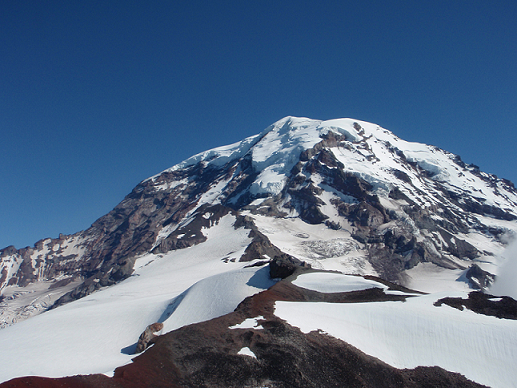
#> input picture Image Transforms/Rainier1.png, 517 x 388 px, found by its file name
$ python stitch_images.py
#> lines starting #> are read from the running program, lines starting #| are printed output that depends on the picture
import math
import numpy as np
import matplotlib.pyplot as plt
import scipy.ndimage as ndi
from scipy.spatial.distance import cdist
from PIL import Image
from matplotlib.patches import ConnectionPatch
import matplotlib.pyplot as plt
from skimage.feature import SIFT
from skimage.color import rgb2gray, rgba2rgb
from skimage.transform import resize, ProjectiveTransform, SimilarityTransform, warp, rotate
from skimage import measure, transform, data


def match_descriptors(descriptor1, descriptor2,cross_check=True):

    distances = cdist(descriptor1, descriptor2, 'euclidean')

    idx1 = np.arange(descriptor1.shape[0])

    idx2 = np.argmin(distances, axis=1)


    #https://github.com/scikit-image/scikit-image/blob/v0.19.2/skimage/feature/match.py#L5-L97

    '''
    Alterate:
                calculate distance = cdist(descriptor2, descriptor1, 'euclidean')
                 idx1 = np.arange(descriptor1.shape[0])
                 idx2 = np.argmin(distances, axis=1)

                 use a for loop to check where they match


    '''
    if cross_check:
        match1 = np.argmin(distances, axis=0)
        #print('match')
        #print(match1)


        bool_mask = idx1 == match1[idx2]
        #print('match')
        #print(mask)

        idx1 = idx1[bool_mask]
        #print('idx1')
        #print(idx1)

        idx2 = idx2[bool_mask]
        #print('idx2')
        #print(idx2)


    matches = np.column_stack((idx1,idx2))

    #print('matches')


    return matches


def compare_images(first_image, second_image):

    final_shape1 = list(first_image.shape)

    final_shape2 = list(second_image.shape)


    shape1 = first_image.shape[0]

    shape2 = second_image.shape[0]


    shape11 = first_image.shape[1]

    shape22 = second_image.shape[1]


    if shape1 < shape2 :
        final_shape1[0] = shape2

    elif shape1 > shape2 :
        final_shape2[0] = shape1


    if shape11 < shape22:
        final_shape1[1] = shape22

    elif shape11 > shape22:
        final_shape2[1] = shape11


    if final_shape1 != first_image.shape:
        final_image1 = np.zeros(final_shape1, dtype=first_image.dtype)

        final_image1[:first_image.shape[0], :first_image.shape[1]] = first_image

        first_image = final_image1

    if final_shape2 != second_image.shape:
        final_image2 = np.zeros(final_shape2, dtype=second_image.dtype)
        final_image2[:second_image.shape[0], :second_image.shape[1]] = second_image
        second_image = final_image2

    return first_image, second_image


#Implementatin for plot_matches based on :
#https://github.com/scikit-image/scikit-image/blob/main/skimage/feature/util.py#L43-L138


def plot_matches1(image1, image2, keypoints1, keypoints2, matches):

    image1, image2 = compare_images(image1, image2)

    '''
    h1,w1 = image1.shape[:2]
    print(w1,h1)

    new_h1, new_w1 = ((2*h1),(2*w1))
    print(new_w1, new_h1)

    h2,w2 = image2.shape[:2]
    print(w2,h2)

    new_h2, new_w2 = ((2*h2),(2*w2))
    print(new_w2, new_h2)

    '''


    stack_image = np.array(image1.shape)

    #join across horizontal axis, image is the joint image of 1 and 2
    image = np.concatenate([image1,image2], axis=1)

    stack_image[0] = 0


    # Gives a better matching between plots
    fig, ax  = plt.subplots(1,1,figsize=(10,5))


    #https://matplotlib.org/stable/api/_as_gen/matplotlib.axes.Axes.scatter.html
    ax.scatter(keypoints1[:, 1], keypoints1[:, 0], facecolors='aqua', edgecolors='k')
    ax.scatter(keypoints2[:, 1] + stack_image[1], keypoints2[:, 0] + stack_image[0], facecolors='maroon', edgecolors='k')


    ax.imshow(image, cmap='gray')
    ax.axis((0,image1.shape[1] + stack_image[1], image1.shape[0]+ stack_image[0],0))
    ax.axis('off')

    for i in range(matches.shape[0]):

        idx1 = matches[i,0]
        idx2 = matches [i,1]

        ax.plot((keypoints1[idx1,1],keypoints2[idx2,1] + stack_image[1]),(keypoints1[idx1,0],keypoints2[idx2,0] + stack_image[0]))
    plt.title('plot matches')
    plt.show()


# [101 lines left out: functions compute_affine_transform, compute_projective_transform, not called in this run]


from skimage.transform import resize, ProjectiveTransform, SimilarityTransform, warp, AffineTransform

#Implementation based on : https://github.com/scikit-image/scikit-image/blob/main/skimage/measure/fit.py#L625-L899

def ransac(data, model_class, min_samples,threshold, max_iterations):


    num_inliers = 0
    bestErr = np.inf
    best_inliers = []
    bestFit = None

    bestFit = np.random.default_rng()
    #print(bestFit)

    num_samples = len(data[0])

    model = model_class()

    iterations = 0

    while iterations < max_iterations:


        #https://numpy.org/doc/stable/reference/random/generated/numpy.random.choice.html

        idxs_rnd = bestFit.choice(num_samples, min_samples, replace=False)


        samples = [d[idxs_rnd] for d in data]

        success = model.estimate(*samples)

        errors = np.abs(model.residuals(*data))

        inliers = errors < threshold

        sum_of_errors = errors.dot(errors)

        total_inliers = np.count_nonzero(inliers)

        iterations += 1

        if (total_inliers > num_inliers or (total_inliers == num_inliers and sum_of_errors < bestErr)):
            num_inliers = total_inliers
            bestErr = sum_of_errors
            best_inliers = inliers


    if any(best_inliers):

        data_inliers = [d[best_inliers] for d in data]
        model.estimate(*data_inliers)

    return model, best_inliers


def main():

    # change paths as required
    dst_image_rgb  = np.asarray(Image.open(r"C:\Users\apu84\Downloads\a2_images\Rainier1.png"))
#> dst_image_rgb is the input picture: shape (388, 517, 4); mean R, G, B, A 88.8, 109.3, 135.7, 255

    src_image_rgb  = np.asarray(Image.open(r"C:\Users\apu84\Downloads\a2_images\Rainier2.png"))
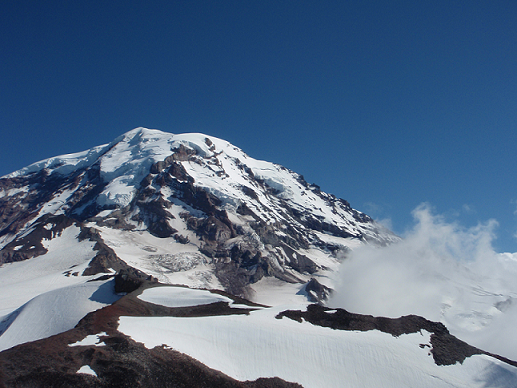
#> input picture Image Transforms/Rainier2.png, 517 x 388 px, found by its file name
#> src_image_rgb is the input picture: shape (388, 517, 4); mean R, G, B, A 86, 107.9, 134.4, 255


    if dst_image_rgb.shape[2]== 4:
            dst_image_rgb = rgba2rgb(dst_image_rgb)
#> dst_image_rgb: shape (388, 517, 3) float64

    if src_image_rgb.shape[2]== 4:
            src_image_rgb = rgba2rgb(src_image_rgb)
#> src_image_rgb: shape (388, 517, 3) float64


    dst_image = rgb2gray(dst_image_rgb)
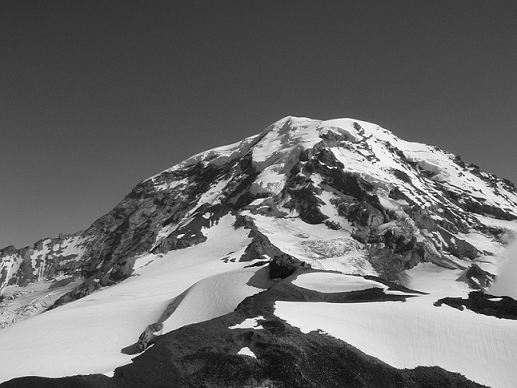
#> dst_image: shape (388, 517) float64; min 0, max 1, mean 0.419
    src_image = rgb2gray(src_image_rgb)
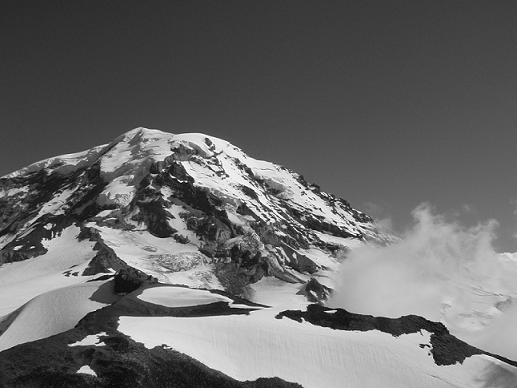
#> src_image: shape (388, 517) float64; min 0, max 1, mean 0.412


    detector1 = SIFT()
    #print(type(detector1))
    detector2 = SIFT()
    #print(type(detector1))
    #detector3 = SIFT()

    detector1.detect_and_extract(dst_image)
    detector2.detect_and_extract(src_image)

    keypoints1 = detector1.keypoints
    descriptors1 = detector1.descriptors
    keypoints2 = detector2.keypoints
    descriptors2 = detector2.descriptors


    matches12 = match_descriptors(descriptors1, descriptors2,cross_check=True)
    dst = keypoints1[matches12[:, 0]]
    src = keypoints2[matches12[:, 1]]

    matches12 = match_descriptors(descriptors1, descriptors2,cross_check=True)
    dst = keypoints1[matches12[:, 0]]
    src = keypoints2[matches12[:, 1]]

    print("Close each of the plot to see the result")
    print("First plot shows the result of plot_matches1")
    print("Second plot shows the result of ransac")
    print("Third plot shows the result of stitiching")

    plot_matches1(dst_image, src_image, keypoints1, keypoints2, matches12)
#> in plot_matches1, `image = np.concatenate([image1,image2], axis=1)`:
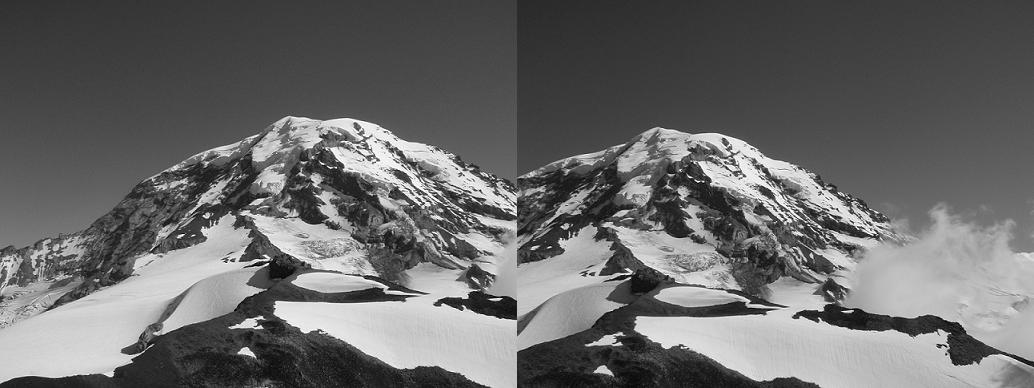
#> image: shape (388, 1034) float64; min 0, max 1, mean 0.416
#> in plot_matches1, `plt.show()`:
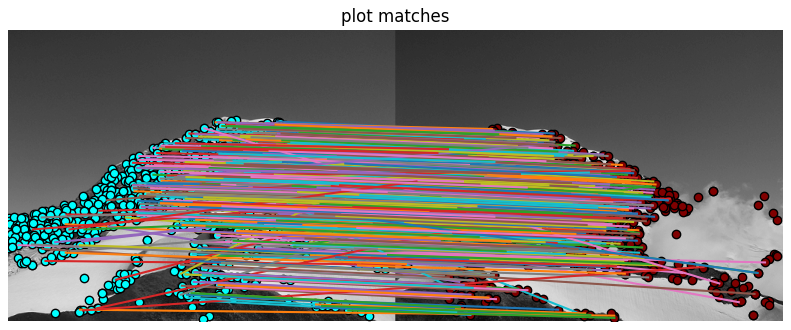
#> figure drawn by matplotlib, 1 panel


        # ProjectiveTransform AffineTransform
    sk_M, sk_best = ransac((src[:, ::-1], dst[:, ::-1]), ProjectiveTransform,4, 1,300)

    #print(type(sk_M))
    #print(np.count_nonzero(sk_best))
    src_best = keypoints2[matches12[sk_best, 1]][:, ::-1]
    dst_best = keypoints1[matches12[sk_best, 0]][:, ::-1]

    fig = plt.figure(figsize=(8, 4))
    plt.title('running ransac')
    ax1 = fig.add_subplot(121)
    ax2 = fig.add_subplot(122)


    ax1.imshow(dst_image_rgb)
    ax2.imshow(src_image_rgb)

    for i in range(src_best.shape[0]):
        coordB = [dst_best[i, 0], dst_best[i, 1]]
        coordA = [src_best[i, 0], src_best[i, 1]]
        con = ConnectionPatch(xyA=coordA, xyB=coordB, coordsA="data", coordsB="data",
                            axesA=ax2, axesB=ax1, color="red")
        ax2.add_artist(con)
        ax1.plot(dst_best[i, 0], dst_best[i, 1], 'ro')
        ax2.plot(src_best[i, 0], src_best[i, 1], 'ro')

    plt.show()
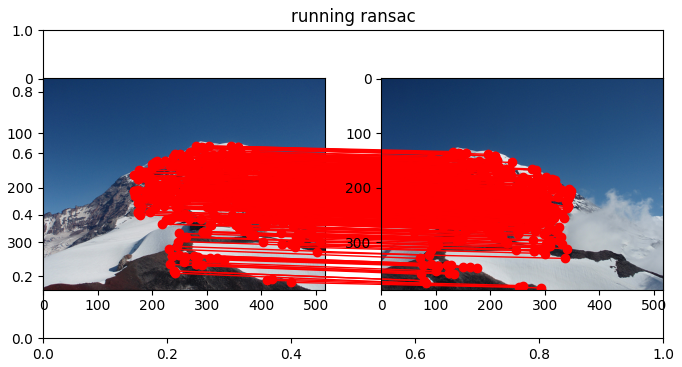
#> figure drawn by matplotlib, 2 panels

    #class's jupyter notebook

    # Transform the corners of img1 by the inverse of the best fit model
    rows, cols = dst_image.shape
#> rows = 388; cols = 517
    corners = np.array([
        [0, 0],
        [cols, 0],
        [0, rows],
        [cols, rows]
    ])
#> corners = [[0, 0], [517, 0], [0, 388], [517, 388]]

    corners_proj = sk_M(corners)
    all_corners = np.vstack((corners_proj[:, :2], corners[:, :2]))

    corner_min = np.min(all_corners, axis=0)
#> corner_min = [0, -62.84]
    corner_max = np.max(all_corners, axis=0)
#> corner_max = [731.5, 391.3]
    output_shape = (corner_max - corner_min)
#> output_shape = [731.5, 454.2]
    output_shape = np.ceil(output_shape[::-1]).astype(int)
    #print(output_shape)

    offset = SimilarityTransform(translation=-corner_min)
    dst_warped = warp(dst_image_rgb, offset.inverse, output_shape=output_shape)

    tf_img = warp(src_image_rgb, (sk_M + offset).inverse, output_shape=output_shape)

    # Combine the images
    foreground_pixels = tf_img[tf_img > 0]
    dst_warped[tf_img > 0] = tf_img[tf_img > 0]
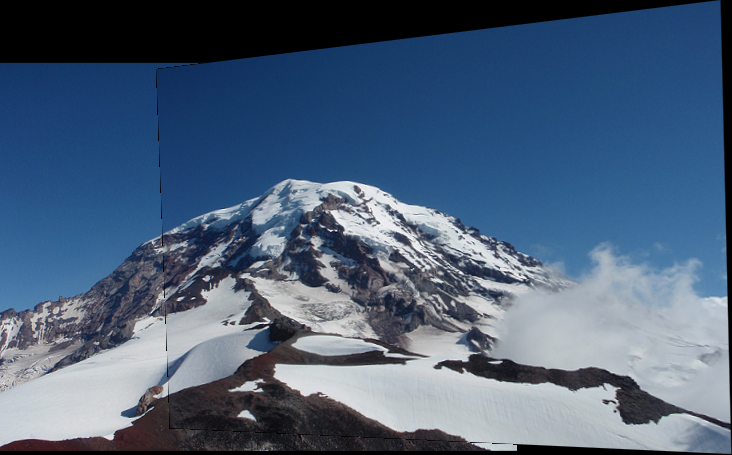
#> dst_warped: shape (455, 732, 3) float64; mean R, G, B 0.3, 0.38, 0.477

    # Plot the result

    fig = plt.figure()
    ax1 = fig.add_subplot(111)
    ax1.imshow(dst_warped)

    plt.title('after stitching')
    plt.show()


if __name__ == "__main__":
    main()


'''

#could not get my computed matrix to work with the ransac function, so using built in


'''
